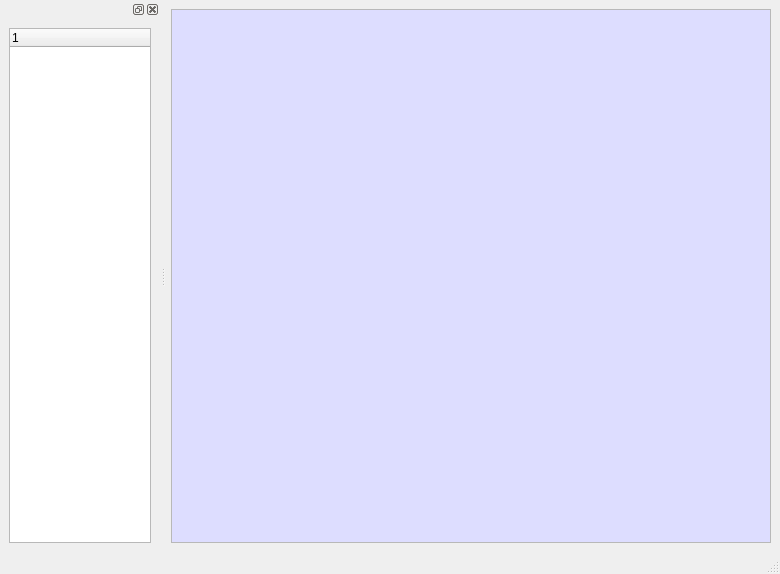
<?xml version="1.0" encoding="UTF-8"?>
<ui version="4.0">
 <class>ContentMain</class>
 <widget class="QMainWindow" name="ContentMain">
  <property name="geometry">
   <rect>
    <x>0</x>
    <y>0</y>
    <width>780</width>
    <height>574</height>
   </rect>
  </property>
  <property name="windowTitle">
   <string>MainWindow</string>
  </property>
  <widget class="QWidget" name="centralwidget">
   <layout class="QVBoxLayout" name="verticalLayout">
    <property name="leftMargin">
     <number>5</number>
    </property>
    <property name="topMargin">
     <number>9</number>
    </property>
    <item>
     <layout class="QGridLayout" name="gridLayout_2">
      <property name="topMargin">
       <number>0</number>
      </property>
      <item row="0" column="0">
       <widget class="QTextBrowser" name="mContentBroswer">
        <property name="minimumSize">
         <size>
          <width>600</width>
          <height>500</height>
         </size>
        </property>
        <property name="palette">
         <palette>
          <active>
           <colorrole role="Base">
            <brush brushstyle="SolidPattern">
             <color alpha="255">
              <red>221</red>
              <green>221</green>
              <blue>255</blue>
             </color>
            </brush>
           </colorrole>
          </active>
          <inactive>
           <colorrole role="Base">
            <brush brushstyle="SolidPattern">
             <color alpha="255">
              <red>221</red>
              <green>221</green>
              <blue>255</blue>
             </color>
            </brush>
           </colorrole>
          </inactive>
          <disabled/>
         </palette>
        </property>
       </widget>
      </item>
     </layout>
    </item>
   </layout>
  </widget>
  <widget class="QMenuBar" name="menubar">
   <property name="geometry">
    <rect>
     <x>0</x>
     <y>0</y>
     <width>780</width>
     <height>24</height>
    </rect>
   </property>
  </widget>
  <widget class="QStatusBar" name="statusbar"/>
  <widget class="QDockWidget" name="mMenuDock">
   <property name="minimumSize">
    <size>
     <width>160</width>
     <height>120</height>
    </size>
   </property>
   <property name="features">
    <set>QDockWidget::DockWidgetClosable|QDockWidget::DockWidgetFloatable|QDockWidget::DockWidgetMovable</set>
   </property>
   <attribute name="dockWidgetArea">
    <number>1</number>
   </attribute>
   <widget class="QWidget" name="dockWidgetContents_7">
    <layout class="QVBoxLayout" name="verticalLayout_2">
     <item>
      <widget class="QTreeWidget" name="mMenuTree">
       <column>
        <property name="text">
         <string notr="true">1</string>
        </property>
       </column>
      </widget>
     </item>
    </layout>
   </widget>
  </widget>
 </widget>
 <resources/>
 <connections/>
</ui>
